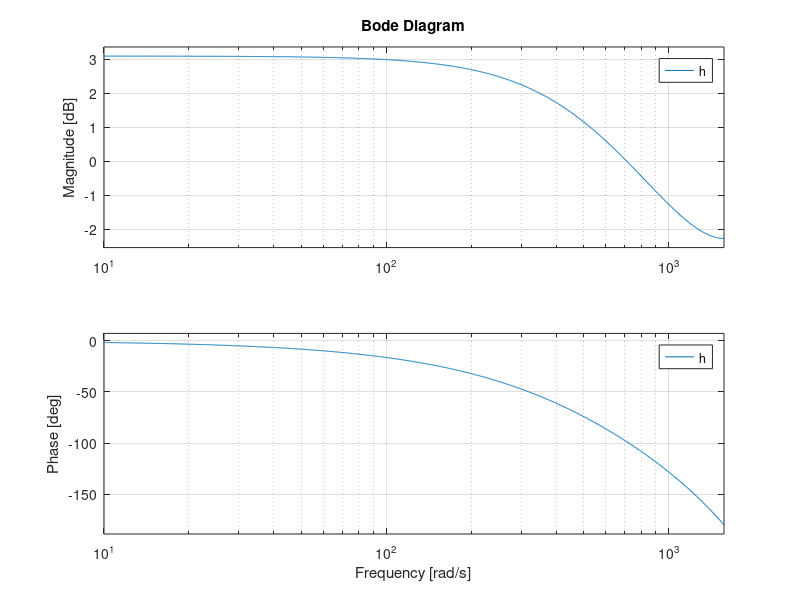

Write the MATLAB code that produced this figure. (Note: this script raises an error after producing the figure.)
%% prepare workspace

close all; clear; clc;

%% 
sr = 500;
a = .3;
T = 1/sr;
h = tf(1,[1, -a],T);
figure;
bode(h)

%%
s = tf([1 0],[1],T);

Td = .02;
tau = .123;
[n,d] = pade(Td,1);
td = tf(n,d);
thetaf = tf(2081.405,[tau-Td 1 0])*td;

kp = 1;
ki = 0.3;
kd = .5;

K = .00045;


gc = K*(pid(kp,ki,kd)); % pd controller

Tc = .01;
a = 2;
%gc = K*(tf([Tc 1],[a*Tc 1]));

oltf = thetaf*gc

cltf = c2d(oltf/(1 + oltf),T,'zoh');


figure;
bode(oltf);
figure;
rlocus(oltf/(1 + oltf));
figure;
rlocus(cltf)

%%
figure;
step(cltf)

rpm = 4000;
krpm = rpm/60*360; % now degrees/s
t = 0:T:50;
u = awgn(t*90,1);
u = t*krpm + 50*sin(1*t);
figure;
y = lsim(cltf,u,t).';
lsimplot(cltf,u,t)
title("Ramp Response")

figure;
plot(t,y-u);
title("phase error")


